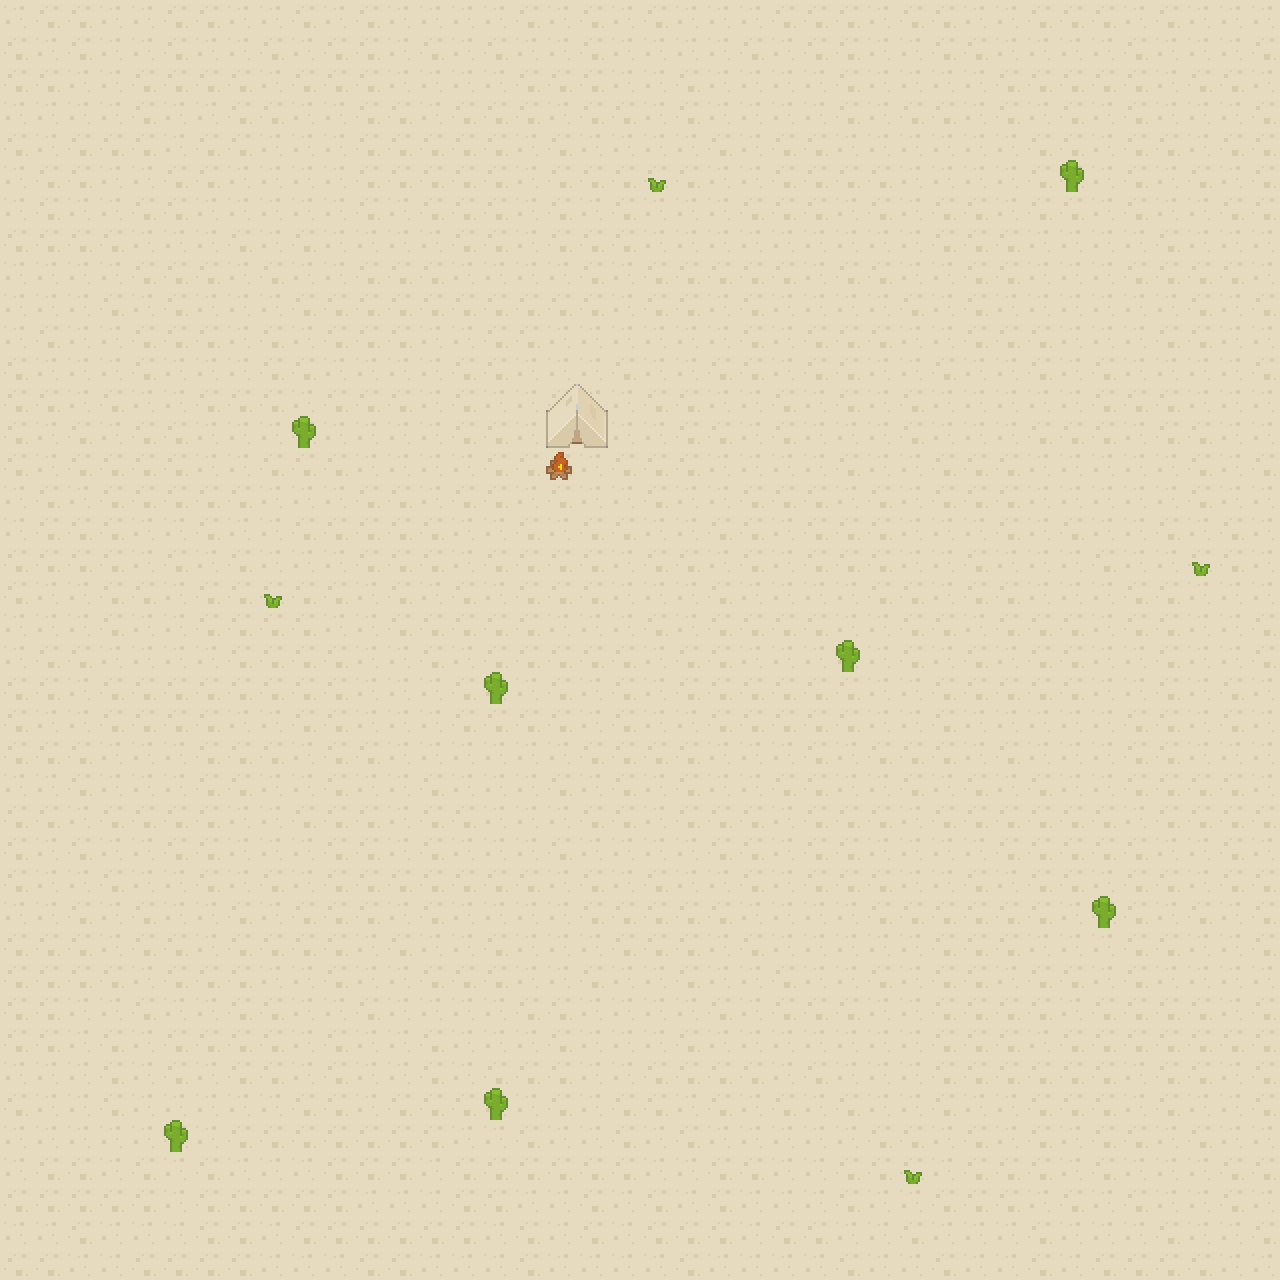

Rendered tile map (Tiled .tmx) drawn with the repository's tilesets; below, a short description and the map source with its tile grids summarised:
An orthogonal 40x40 tile map with 32x32 px tiles, 4 tile layers (Ground, Overlay, Objects, Objects overlay) and 1 object (Starting point).

<map version="1.2" tiledversion="1.2.1" orientation="orthogonal" renderorder="right-down" width="40" height="40" tilewidth="32" tileheight="32" infinite="0" nextlayerid="9" nextobjectid="5">
 <tileset firstgid="1" source="overworld1.tsx" />
 <layer id="3" name="Ground" width="40" height="40">
  <data>[1600 cells, 1600 non-empty, 2 distinct tile ids]</data>
 </layer>
 <layer id="5" name="Overlay" width="40" height="40">
  <data>[1600 cells, 0 non-empty, 0 distinct tile ids]</data>
 </layer>
 <layer id="7" name="Objects" width="40" height="40">
  <data>[1600 cells, 14 non-empty, 5 distinct tile ids]</data>
 </layer>
 <layer id="8" name="Objects overlay" width="40" height="40">
  <data>[1600 cells, 2 non-empty, 2 distinct tile ids]</data>
 </layer>
 <objectgroup id="4" name="data layer">
  <object id="4" name="Starting point" x="584.702" y="513.181" width="16" height="16">
   <properties>
    <property name="startPoint" type="int" value="0" />
   </properties>
  </object>
 </objectgroup>
</map>
